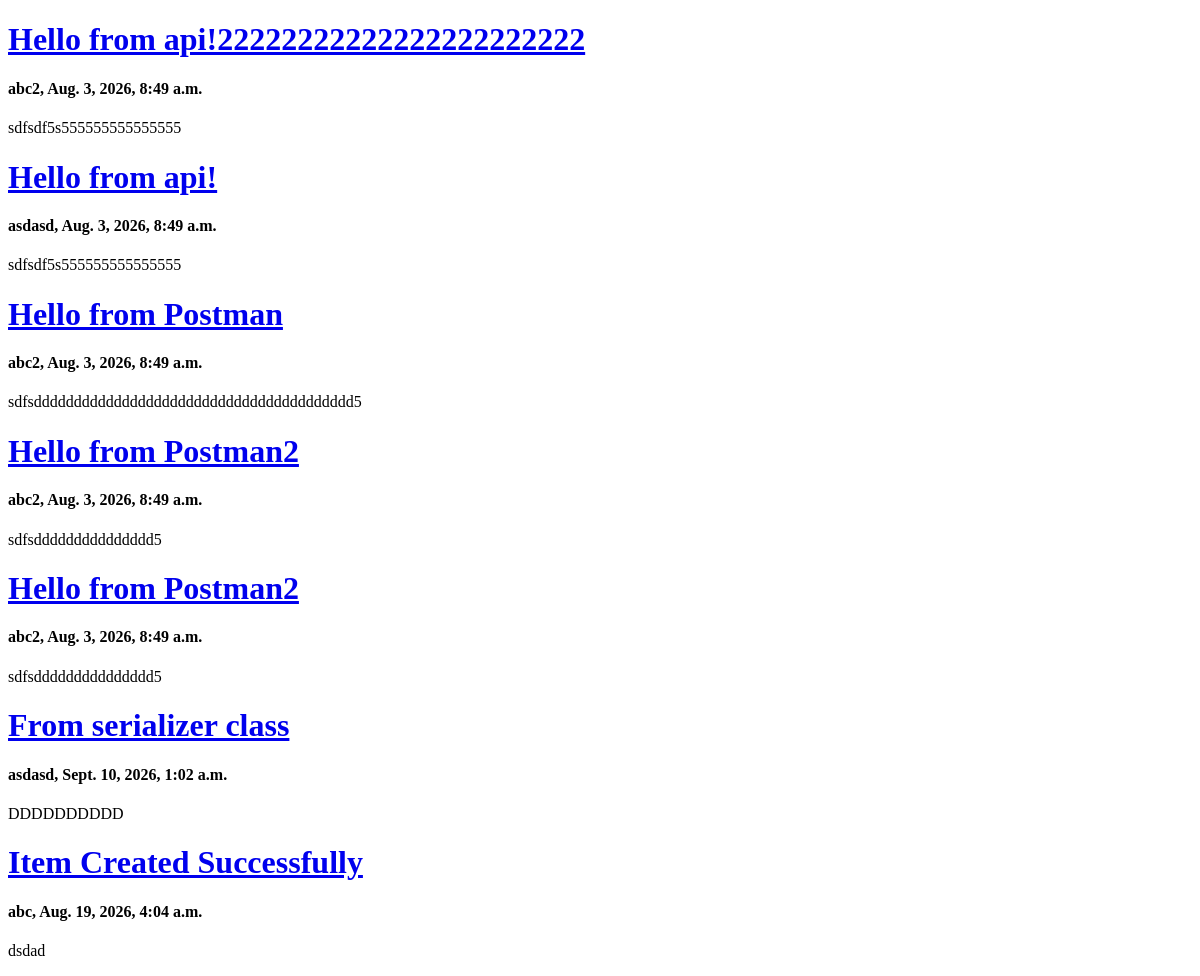
The app's page /blog/post/ (signed in), older data.
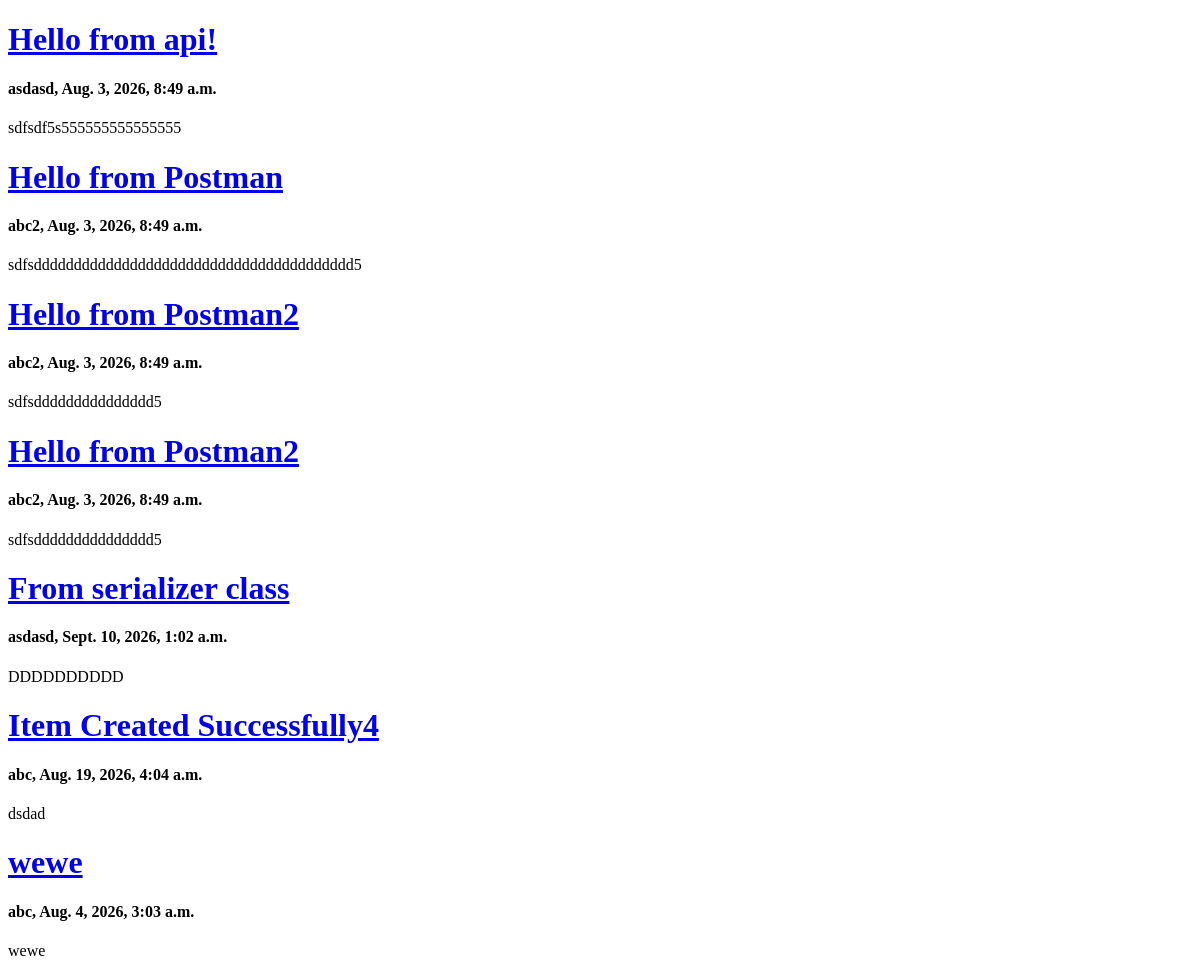
The same page, newer data.
### blog/models.py (models this page shows, shortened)
class Post(models.Model):
    author = models.ForeignKey('accounts.Profile', on_delete=models.CASCADE)
    image = models.ImageField(null=True, blank=True)
    title = models.CharField(max_length=250)
    content = models.TextField()
    status = models.BooleanField()
    category = models.ForeignKey('Category', on_delete=models.SET_NULL, null=True)
    created_at = models.DateTimeField(auto_now_add=True)
    updated_at = models.DateTimeField(auto_now=True)
    published_at = models.DateTimeField()

### accounts/models.py (models this page shows, shortened)
class Profile(models.Model):
    user = models.OneToOneField(User, on_delete=models.CASCADE, related_name='profile')
    first_name = models.CharField(max_length=250, blank=True, null=True)
    last_name = models.CharField(max_length=250, blank=True, null=True)
    image = models.ImageField(blank=True, null=True)
    description = models.TextField()
    created_date = models.DateTimeField(auto_now_add=True)
    updated_date = models.DateTimeField(auto_now=True)

### blog/views.py (the view)
# urls.py: path('post/', views.PostList.as_view(), name = 'post-list'),
class PostList(PermissionRequiredMixin, LoginRequiredMixin, ListView):
    context_object_name = 'posts'
    permission_required = ['blog.view_post']
    def get_queryset(self):
        query = Post.objects.filter(status=True)
        return query

### templates/blog/post_list.html (shortened to what this page needs)
<!DOCTYPE html>
<html lang="en">
<head>
</head>
<body>
    {% for post in posts %}
        <div>
            <h1>
                <a href="{% url 'blog:post-detail' pk=post.id %}">{{post.title}}</a>
            </h1>
            <h4>{{post.author.first_name}}, {{post.published_at}}{% if request.user == post.author %}, <a href="{% url 'blog:post-edit' pk=post.id %}">Edit</a>, <a href="{% url 'blog:post-delete' pk=post.id %}">Delete</a>{% endif %}</h4>
            <p>
                {{post.content}}
            </p>
        </div>
    {% endfor %}
</body>
</html>

Row changes from the older to the newer data that the page shows:
removed Post: title "Hello from api!22222222222222222222222", author.first_name "abc2", published_at "Aug. 3, 2026, 8:49 a.m.", content "sdfsdf5s555555555555555"
changed Post "dsdad": title "Item Created Successfully" → "Item Created Successfully4"
added Post: title "wewe", author.first_name "abc", published_at "Aug. 4, 2026, 3:03 a.m.", content "wewe"
